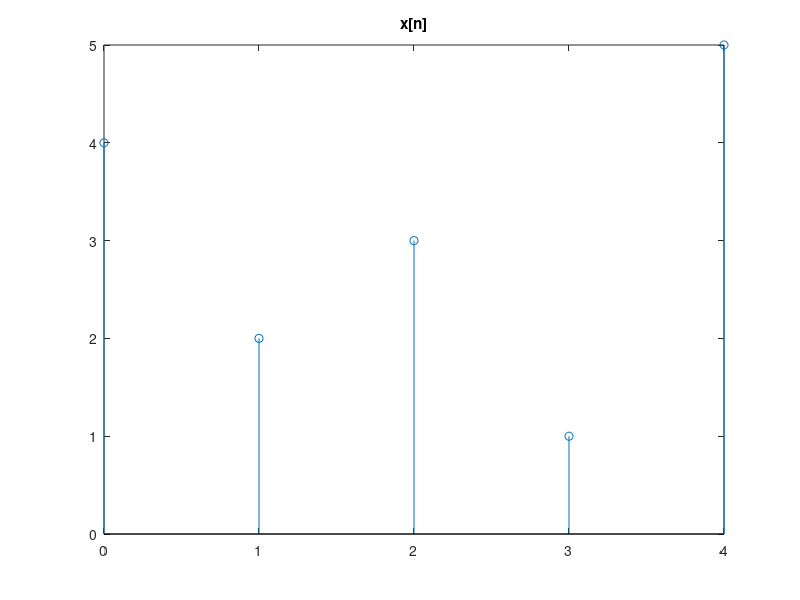
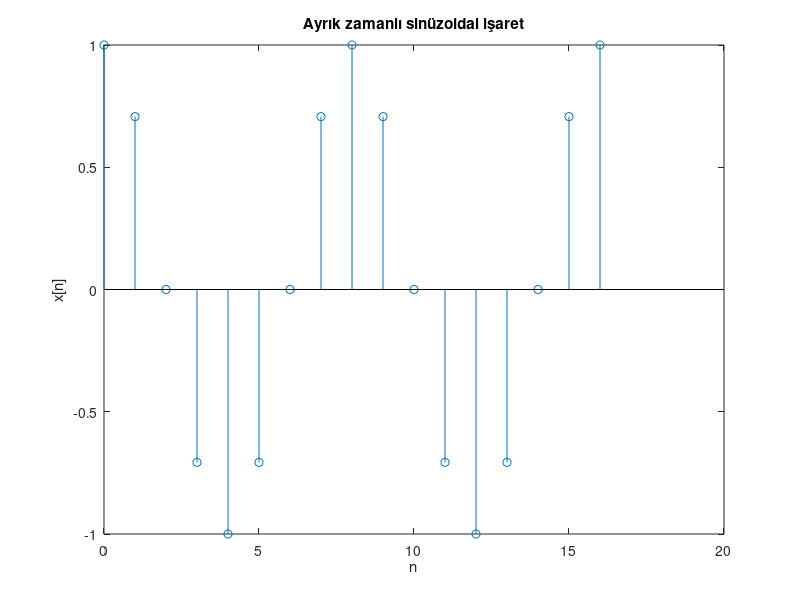
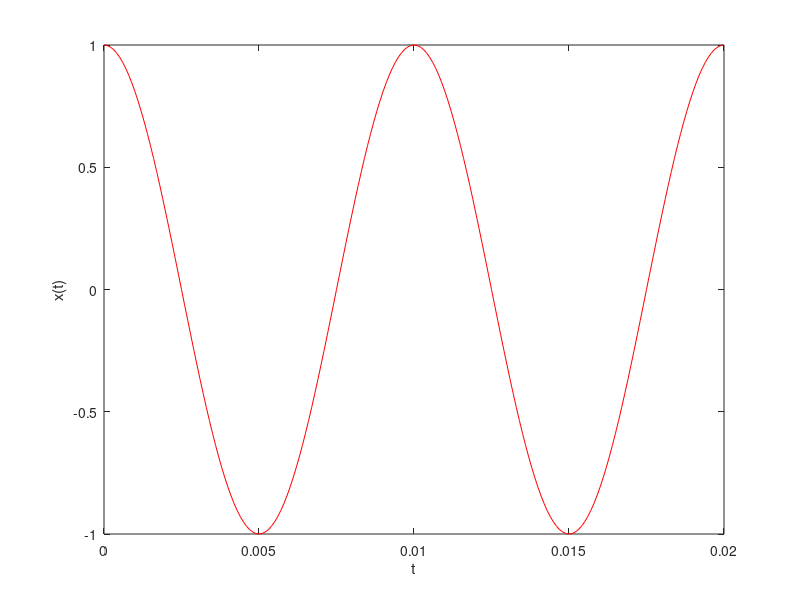

Recreate these plots in MATLAB, in order.
%% ayrık zamanlı işaretler
x=[4 2 3 1 5]; %işaretin aldığı değerler tanımlanır.
n=0:4; %genlik değerlerinin hangi n değerlerine karşılık geldiği sırayla yazılır.
stem(n,x); %grafik çizdirilir. 
title('x[n]'); figure;

%% Ayrık zamanlı sinüzoidal işaretler
t=0:0.0001:0.02; %2 periyot çizdirmek için
n=0:16 %2 periyot çizdirmek için
Fs=800; Ts=1/Fs; 
x_n=cos(200*pi*n*Ts);
stem(n,x_n); xlabel('n'); ylabel('x[n]'); title('Ayrık zamanlı sinüzoidal işaret'); 
figure;
plot(t,cos(200*pi*t), 'r'); xlabel('t'); ylabel('x(t)');
